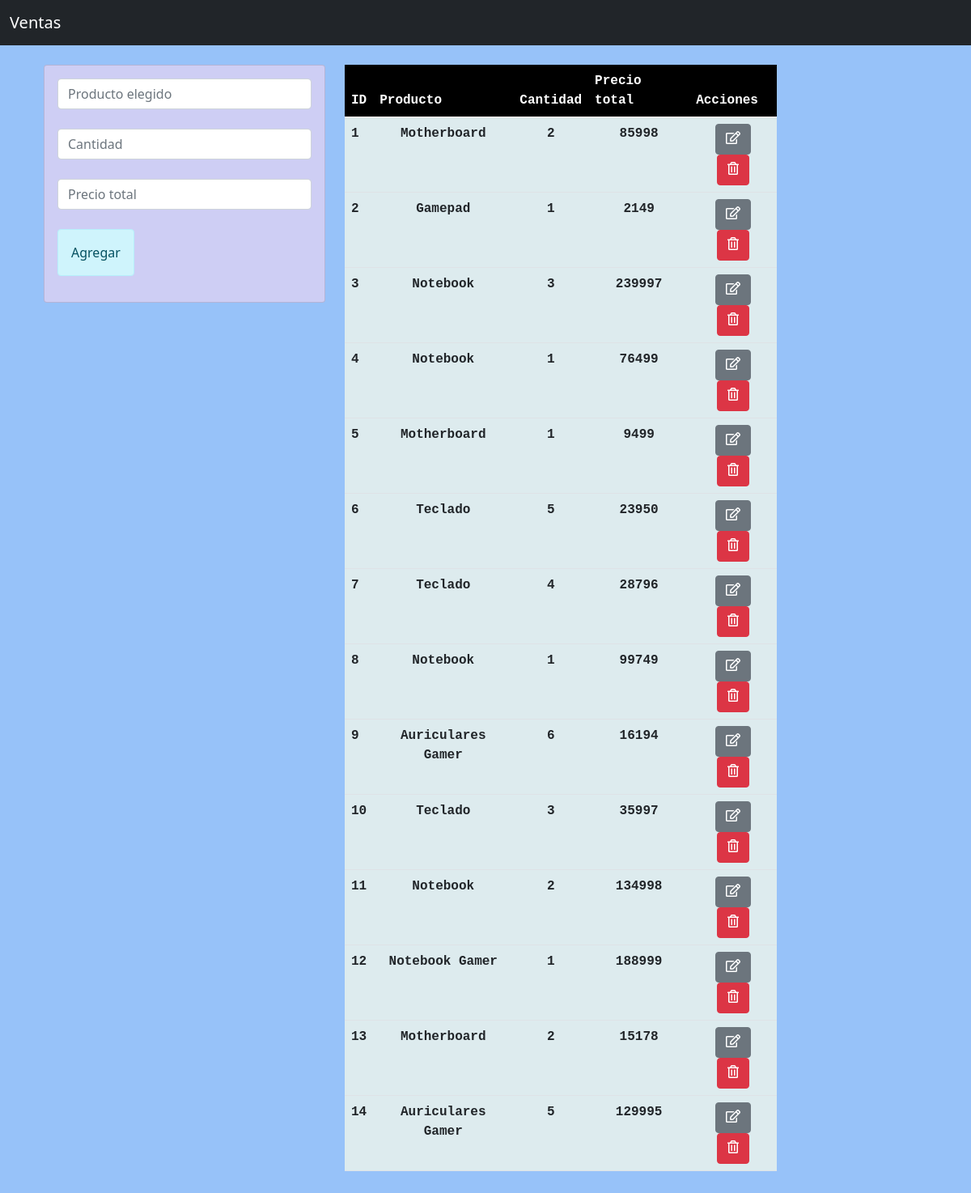
Page /Inicio/index/Ventas/ventas.php on the committed database.
### tables this page shows
CREATE TABLE `ventas` (
  `ventasID` int(11) NOT NULL,
  `productos_id` int(11) NOT NULL,
  `cantidad` int(11) NOT NULL,
  `precio_total` int(11) NOT NULL
);

CREATE TABLE `productos` (
  `productosID` int(11) NOT NULL,
  `nombre` varchar(50) NOT NULL,
  `categoria_id` int(11) NOT NULL,
  `precio` int(11) NOT NULL,
  `peso` varchar(50) DEFAULT NULL,
  `descripcion` varchar(100) NOT NULL,
  `imagen` varchar(10) DEFAULT NULL,
  `stock` int(11) NOT NULL
);

### Inicio/index/Ventas/ventas.php (the view, shortened to what this page needs)
<?php  include("base.php") ?>
<?php  include("includes/header.php") ?>
<div class="container p-4">
    <div class="row">
        <div class="col-md-4" >
            <div class="card card-body" style="background:#CECEF4">
                <form action="Guardar.php" method="POST">
                    <div class="form-group">
                        <input type="text" name="productos_id" class="form-control" placeholder="Producto elegido"
                        autofocus>
                        <br>
                        <input type="text" name="cantidad" class="form-control" placeholder="Cantidad"
                        autofocus>
                        <br>
                        <input type="text" name="precio_total" class="form-control" placeholder="Precio total"
                        autofocus>
                        <br>
                    </div>
                    <div class="form-group">
                        <input type="submit" name="envio" class="alert alert-info" value="Agregar">
                    </div>
                </form>
            </div>
        </div>
        <div class="col-md-6">
        <FONT FACE="courier new">
                <table class="table">
                    <thead class="thead-dark">
                        <tr style="background-color: black; color: #FFFFFF">
                            <th scope="col">ID</th>
                            <th scope="col">Producto</th>
                            <th scope="col">Cantidad</th>
                            <th scope="col">Precio total</th>
                            <th scope="col">Acciones</th>
                        </tr>
                    </thead>
                    <tbody class="fondo">
                        <?php
                        $traer = "SELECT ventas.ventasID, productos.nombre, ventas.cantidad, ventas.precio_total FROM ventas INNER JOIN productos ON productos.productosID=ventas.productos_id";
                        $all_products = mysqli_query($DB, $traer);
                        while($row = mysqli_fetch_array($all_products)){?>
                        <tr>
                            <td>
                                <?php
                                echo $row['ventasID'];
                                ?>
                            </td>
                            <td>
                                <center>
                            <?php
                                echo $row['nombre'];
                            ?>
                            </center>
                            </td>
                            <td>
                                <center>
                            <?php
                                echo $row['cantidad'];
                                ?>
                                </center>
                            </td>
                            <td>
                                <center>
                            <?php
                                echo $row['precio_total'];
                                ?>
                                </center>
                            </td>
                            <td>
                                <center>
                                <a href="Editar.php?ventasID=<?php echo $row['ventasID'] ?>" class="btn btn-secondary"><i class="far fa-edit"></i></a>
                                <a href="Borrar.php?ventasID=<?php echo $row['ventasID'] ?>" class="btn btn-danger"><i class="far fa-trash-alt"></i></a>
                                </center>
                            </td>
                        </tr>
                        <?php } ?>
                    </tbody>
                </table>
                </FONT>
        </div>
    </div>
</div>
<?php  include("includes/footer.php") ?>

### Inicio/index/Ventas/style.css (style rules this page uses)
body { background-image: url("https://encrypted-tbn0.gstatic.com/images?q=tbn:ANd9GcSYZEdjsR7e1v1V2gOzPx6lwNFlYJYQzZrPh7ffMTjICuzx2o3gKV7u1Rc8ux58iiOonHg&usqp=CAU"); background-size: cover; width: 100%; height: 100vh; }
.fondo { background-color: #DDEBEE; font-weight: bolder; }

### rows in the picture
ventas: ventasID "1", productos.nombre "Motherboard", cantidad "2", precio_total "85998"
ventas: ventasID "2", productos.nombre "Gamepad", cantidad "1", precio_total "2149"
ventas: ventasID "3", productos.nombre "Notebook", cantidad "3", precio_total "239997"
ventas: ventasID "4", productos.nombre "Notebook", cantidad "1", precio_total "76499"
ventas: ventasID "5", productos.nombre "Motherboard", cantidad "1", precio_total "9499"
ventas: ventasID "6", productos.nombre "Teclado", cantidad "5", precio_total "23950"
ventas: ventasID "7", productos.nombre "Teclado", cantidad "4", precio_total "28796"
ventas: ventasID "8", productos.nombre "Notebook", cantidad "1", precio_total "99749"
ventas: ventasID "9", productos.nombre "Auriculares Gamer", cantidad "6", precio_total "16194"
ventas: ventasID "10", productos.nombre "Teclado", cantidad "3", precio_total "35997"
ventas: ventasID "11", productos.nombre "Notebook", cantidad "2", precio_total "134998"
ventas: ventasID "12", productos.nombre "Notebook Gamer", cantidad "1", precio_total "188999"
ventas: ventasID "13", productos.nombre "Motherboard", cantidad "2", precio_total "15178"
ventas: ventasID "14", productos.nombre "Auriculares Gamer", cantidad "5", precio_total "129995"
